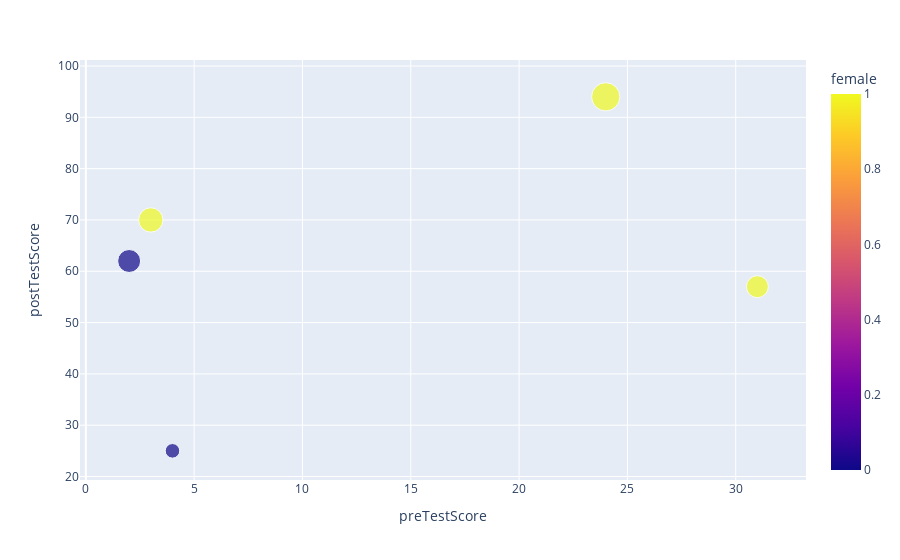

Write notebook code for a chart like this one.
### Code cell
fig2.show()

### Figure 1 — Plotly figure (JSON) as saved in the notebook; plotly's stock layout.template omitted (floating-point values rounded to 4 significant figures)
{"data": [{"hovertemplate": "preTestScore=%{x}<br>postTestScore=%{y}<br>posttest45=%{marker.size}<br>female=%{marker.color}<extra></extra>", "legendgroup": "", "marker": {"color": [0, 1, 1, 0, 1], "coloraxis": "coloraxis", "size": [112.5, 423, 256.5, 279, 315], "sizemode": "area", "sizeref": 1.058, "symbol": "circle"}, "mode": "markers", "name": "", "orientation": "v", "showlegend": false, "type": "scatter", "x": [4, 24, 31, 2, 3], "xaxis": "x", "y": [25, 94, 57, 62, 70], "yaxis": "y"}], "layout": {"autosize": true, "coloraxis": {"colorbar": {"title": {"text": "female"}}, "colorscale": [[0, "#0d0887"], [0.1111, "#46039f"], [0.2222, "#7201a8"], [0.3333, "#9c179e"], [0.4444, "#bd3786"], [0.5556, "#d8576b"], [0.6667, "#ed7953"], [0.7778, "#fb9f3a"], [0.8889, "#fdca26"], [1, "#f0f921"]]}, "legend": {"itemsizing": "constant", "tracegroupgap": 0}, "margin": {"t": 60}, "xaxis": {"anchor": "y", "autorange": true, "domain": [0, 1], "range": [-0.5054, 33.47], "title": {"text": "preTestScore"}, "type": "linear"}, "yaxis": {"anchor": "x", "autorange": true, "domain": [0, 1], "range": [17.41, 104.6], "title": {"text": "postTestScore"}, "type": "linear"}}}
